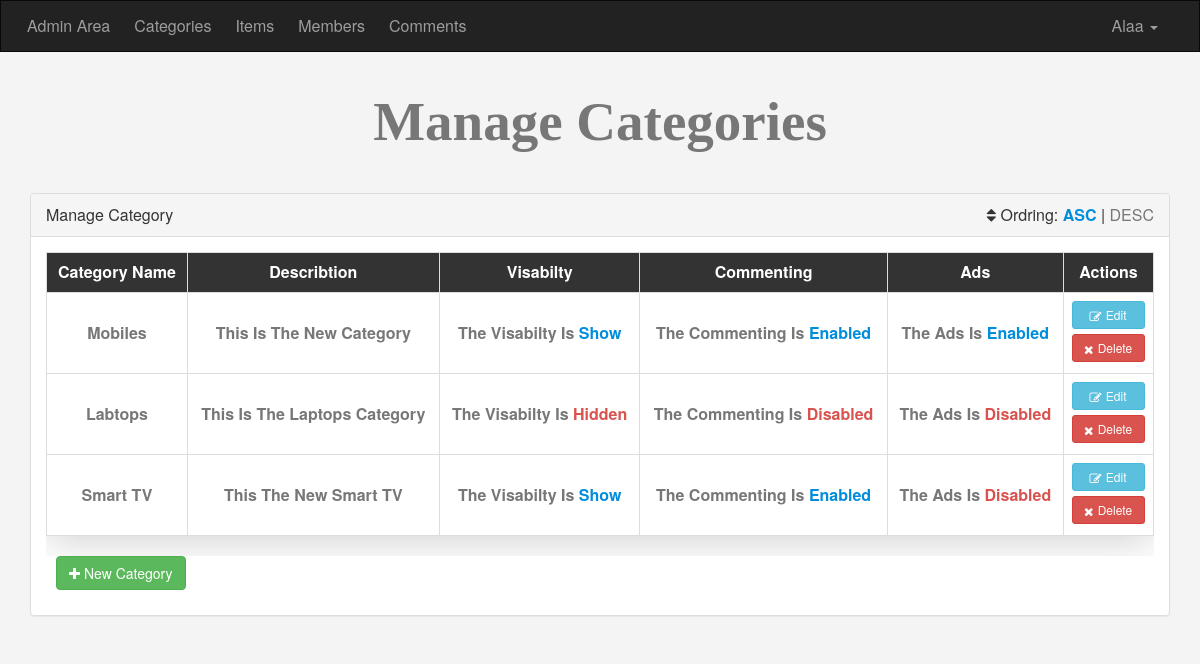
Screenshot of /admin/categories.php (signed in) with the database file from the repository.
### tables this page shows
CREATE TABLE `categories` (
  `cat_ID` int(6) NOT NULL COMMENT 'this is the category ID',
  `catName` varchar(255) NOT NULL COMMENT 'the category name',
  `catDesc` varchar(255) NOT NULL COMMENT 'the category description',
  `catOrdring` int(11) DEFAULT NULL COMMENT 'the ordring methd of the categoruy',
  `catVisabilty` tinyint(4) NOT NULL DEFAULT '0' COMMENT 'the visabilty of the category',
  `catAllowComment` tinyint(4) NOT NULL DEFAULT '0' COMMENT 'the allowing of the comment',
  `catAllowAds` tinyint(4) NOT NULL DEFAULT '0' COMMENT 'the allowing of the ads'
);

### admin/categories.php (the view, shortened to what this page needs)
<?php
	if (isset($_SESSION['userName'])) {
		include 'init.php';
		$do = isset($_GET['do']) ? $_GET['do'] : 'manage';
		if ($do == 'manage') {
			$sort = 'ASC';
			$selectCat = $conn->prepare("SELECT * FROM categories ORDER BY catOrdring $sort");
			$selectCat->execute();
			$cats = $selectCat->fetchAll();?>
				<h1 class='text-center'>manage Categories</h1>
				<div class='container'>
					<div class="panel panel-default">
						<div class="panel-heading cat">
						Manage Category
							<div class='ordring pull-right'>
								<i class="fa fa-sort"></i> Ordring:
								<a class="<?php if($sort == 'ASC') { echo "active";}?>" href="?sort=ASC">ASC</a>
								 |
								<a class="<?php if($sort == 'DESC') { echo "active";}?>" href="?sort=DESC">DESC</a>
							</div>
						</div>
						<div class="panel-body catbody">
							<div class='table-responsive'>
								<table class='main-table cat-table text-center table table-bordered table-hover'>
									<tr>
										<td>category name</td>
										<td>Describtion</td>
										<td>visabilty</td>
										<td>commenting</td>
										<td>Ads</td>
										<td>Actions</td>
									</tr>
							<?php
								foreach($cats as $cat) {
								echo "<tr>";
									echo"<td>" . $cat["catName"] . "</td> ";
									echo"<td>";if($cat["catDesc"] == ''){echo "<span class='disabled' >category has no description</span>";}else{echo $cat["catDesc"];} echo "</td> ";
									if($cat["catVisabilty"] == 1) {echo"<td> the visabilty is <span class='disabled'>hidden</span></td>";} else{echo"<td> the visabilty is <span class='enabled'>show</span></td>";}
									if($cat["catAllowComment"] == 1) {echo"<td> the commenting is <span class='disabled'>disabled</span></td>";} else{echo"<td> the commenting is <span class='enabled'>enabled</span></td>";}
									if($cat["catAllowAds"] == 1) {echo"<td> the ads is <span class='disabled'>disabled</span></td>";} else{echo"<td> the ads is <span class='enabled'>enabled</span></td>";}
									echo "<td>
											<a href='categories.php?do=edit&catId=".$cat["cat_ID"]."' class='btn btn-xs btn-info btn-block'><i class='fa fa-edit'></i> edit</a>
											<a href='categories.php?do=delete&catId=".$cat["cat_ID"]."' class='btn btn-xs btn-danger btn-block confirm'><i class='fa fa-close'></i> delete</a>";
											echo "</td>";
								echo "</tr>";
								}
							?>
								</table>
							</div>
							<a href='?do=add' class='addCatgory btn btn-success '>
								<i class='fa fa-plus'></i> new category
							</a>
						</div>
					</div>
				</div>
			<?php
		}
		include $tpl . "footer.php";
	} else {
		header('location: index.php');
		exit();
	}

### admin/layout/css/backend.css (style rules this page uses)
body { background-color: #f4f4f4; text-transform: capitalize; font-size: 16px; }
h1 { font-size: 55px; margin: 40px 0; font-weight: bold; color: #777; font-family: cursive; }
.main-table td { background-color: #fff; vertical-align: middle !important; }
.main-table tr:first-child td { background-color: #333; color: #fff; }
.main-table { -webkit-box-shadow: 0 3px 41px #ccc; -moz-box-shadow: 0 3px 41px #ccc; box-shadow: 0 3px 41px #ccc; }
.main-table .btn { padding: 4px 10px; }
.main-table .btn i { position: relative; left: -1px; top: 0.4px; }
.cat .ordring a { color: #777; text-decoration: none; }
.cat .ordring .active { color: #008dde; font-weight: bold; }
.cat-table tr td { color: #777; font-weight: bold; }
.cat-table tr td .disabled { color: #d9534f; font-weight: bold; }
.cat-table tr td .enabled { color: #008dde; font-weight: bold; }
.cat-table tr td a { margin-bottom: 3px; }
.addCatgory { margin: 0px 0px 10px 10px; }

### rows the page displays
categories: catName "Mobiles", catDesc "This Is The New Category", catVisabilty "The Visabilty Is", catAllowComment "The Commenting Is", catAllowAds "The Ads Is"
categories: catName "Labtops", catDesc "This Is The Laptops Category", catVisabilty "The Visabilty Is", catAllowComment "The Commenting Is", catAllowAds "The Ads Is"
categories: catName "Smart TV", catDesc "This The New Smart TV", catVisabilty "The Visabilty Is", catAllowComment "The Commenting Is", catAllowAds "The Ads Is"

### other values shown
lang('ADMIN_HOME') "Admin Area"
lang('ADMIN_CATEGORIES') "Categories"
lang('ADMIN_ITEM') "Items"
lang('ADMIN_MEMBERS') "Members"
lang('ADMIN_COMMENTS') "Comments"
$_SESSION['userName'] "Alaa"
